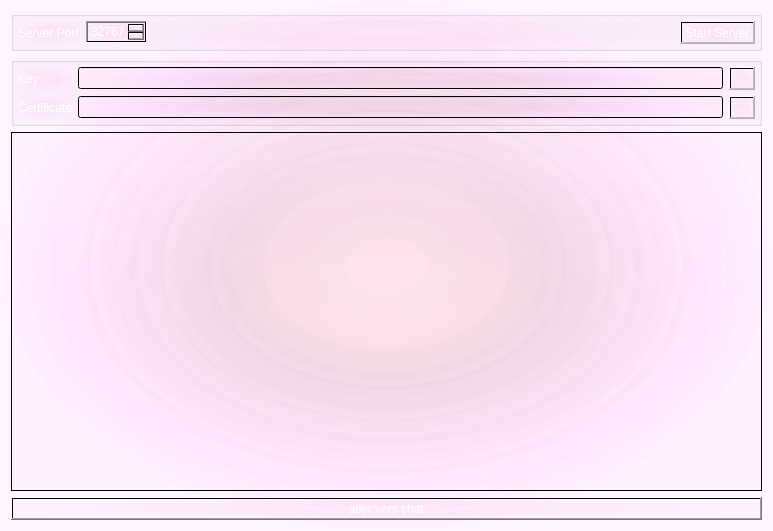
<?xml version="1.0" encoding="UTF-8"?>
<ui version="4.0">
 <class>Server</class>
 <widget class="QMainWindow" name="Server">
  <property name="geometry">
   <rect>
    <x>0</x>
    <y>0</y>
    <width>773</width>
    <height>531</height>
   </rect>
  </property>
  <property name="windowTitle">
   <string>QSsl Chat Server</string>
  </property>
  <property name="styleSheet">
   <string notr="true">background-color: qradialgradient(spread:pad, cx:0.5, cy:0.5, radius:0.5, fx:0.5, fy:0.5, stop:0 rgba(255, 102, 125, 11), stop:0.423729 rgba(180, 47, 126, 13), stop:0.855932 rgba(255, 170, 255, 20), stop:1 rgba(255, 170, 255, 13));
color: rgb(255, 255, 255);</string>
  </property>
  <widget class="QWidget" name="centralWidget">
   <layout class="QVBoxLayout" name="verticalLayout">
    <item>
     <widget class="QGroupBox" name="serverGroupBox">
      <layout class="QHBoxLayout" name="horizontalLayout">
       <property name="leftMargin">
        <number>4</number>
       </property>
       <property name="topMargin">
        <number>4</number>
       </property>
       <property name="rightMargin">
        <number>4</number>
       </property>
       <property name="bottomMargin">
        <number>4</number>
       </property>
       <item>
        <widget class="QLabel" name="portLabel">
         <property name="text">
          <string>Server Port</string>
         </property>
        </widget>
       </item>
       <item>
        <widget class="QSpinBox" name="portSpinBox">
         <property name="minimum">
          <number>1024</number>
         </property>
         <property name="maximum">
          <number>65535</number>
         </property>
         <property name="value">
          <number>32767</number>
         </property>
        </widget>
       </item>
       <item>
        <spacer name="horizontalSpacer">
         <property name="orientation">
          <enum>Qt::Horizontal</enum>
         </property>
         <property name="sizeHint" stdset="0">
          <size>
           <width>40</width>
           <height>20</height>
          </size>
         </property>
        </spacer>
       </item>
       <item>
        <widget class="QPushButton" name="startStopButton">
         <property name="enabled">
          <bool>false</bool>
         </property>
         <property name="text">
          <string>Start Server</string>
         </property>
        </widget>
       </item>
      </layout>
     </widget>
    </item>
    <item>
     <widget class="QGroupBox" name="sslFilesGroupBox">
      <property name="enabled">
       <bool>false</bool>
      </property>
      <property name="flat">
       <bool>false</bool>
      </property>
      <layout class="QGridLayout" name="gridLayout">
       <property name="leftMargin">
        <number>4</number>
       </property>
       <property name="topMargin">
        <number>4</number>
       </property>
       <property name="rightMargin">
        <number>4</number>
       </property>
       <property name="bottomMargin">
        <number>4</number>
       </property>
       <item row="0" column="0">
        <widget class="QLabel" name="keyLabel">
         <property name="text">
          <string>Key</string>
         </property>
        </widget>
       </item>
       <item row="1" column="0">
        <widget class="QLabel" name="certificateLabel">
         <property name="text">
          <string>Certificate</string>
         </property>
        </widget>
       </item>
       <item row="0" column="1">
        <widget class="QLineEdit" name="keyLineEdit"/>
       </item>
       <item row="1" column="1">
        <widget class="QLineEdit" name="certificateLineEdit"/>
       </item>
       <item row="0" column="2">
        <widget class="QToolButton" name="keyButton">
         <property name="text">
          <string>...</string>
         </property>
        </widget>
       </item>
       <item row="1" column="2">
        <widget class="QToolButton" name="certificateButton">
         <property name="text">
          <string>...</string>
         </property>
        </widget>
       </item>
      </layout>
     </widget>
    </item>
    <item>
     <widget class="QTextEdit" name="logTextEdit">
      <property name="readOnly">
       <bool>true</bool>
      </property>
     </widget>
    </item>
    <item>
     <widget class="QPushButton" name="allerchat">
      <property name="text">
       <string>aller vers chat</string>
      </property>
     </widget>
    </item>
   </layout>
  </widget>
 </widget>
 <layoutdefault spacing="6" margin="11"/>
 <resources/>
 <connections>
  <connection>
   <sender>startStopButton</sender>
   <signal>clicked()</signal>
   <receiver>Server</receiver>
   <slot>startStopButtonClicked()</slot>
   <hints>
    <hint type="sourcelabel">
     <x>348</x>
     <y>25</y>
    </hint>
    <hint type="destinationlabel">
     <x>199</x>
     <y>149</y>
    </hint>
   </hints>
  </connection>
  <connection>
   <sender>keyButton</sender>
   <signal>clicked()</signal>
   <receiver>Server</receiver>
   <slot>keyButtonClicked()</slot>
   <hints>
    <hint type="sourcelabel">
     <x>373</x>
     <y>62</y>
    </hint>
    <hint type="destinationlabel">
     <x>199</x>
     <y>149</y>
    </hint>
   </hints>
  </connection>
  <connection>
   <sender>certificateButton</sender>
   <signal>clicked()</signal>
   <receiver>Server</receiver>
   <slot>certificateButtonClicked()</slot>
   <hints>
    <hint type="sourcelabel">
     <x>373</x>
     <y>88</y>
    </hint>
    <hint type="destinationlabel">
     <x>199</x>
     <y>149</y>
    </hint>
   </hints>
  </connection>
  <connection>
   <sender>keyLineEdit</sender>
   <signal>textChanged(QString)</signal>
   <receiver>Server</receiver>
   <slot>keyFileChanged(QString)</slot>
   <hints>
    <hint type="sourcelabel">
     <x>212</x>
     <y>62</y>
    </hint>
    <hint type="destinationlabel">
     <x>199</x>
     <y>149</y>
    </hint>
   </hints>
  </connection>
  <connection>
   <sender>certificateLineEdit</sender>
   <signal>textChanged(QString)</signal>
   <receiver>Server</receiver>
   <slot>certificateFileChanged(QString)</slot>
   <hints>
    <hint type="sourcelabel">
     <x>212</x>
     <y>88</y>
    </hint>
    <hint type="destinationlabel">
     <x>199</x>
     <y>149</y>
    </hint>
   </hints>
  </connection>
 </connections>
 <slots>
  <slot>startStopButtonClicked()</slot>
  <slot>keyButtonClicked()</slot>
  <slot>certificateButtonClicked()</slot>
  <slot>keyFileChanged(QString)</slot>
  <slot>certificateFileChanged(QString)</slot>
 </slots>
</ui>
